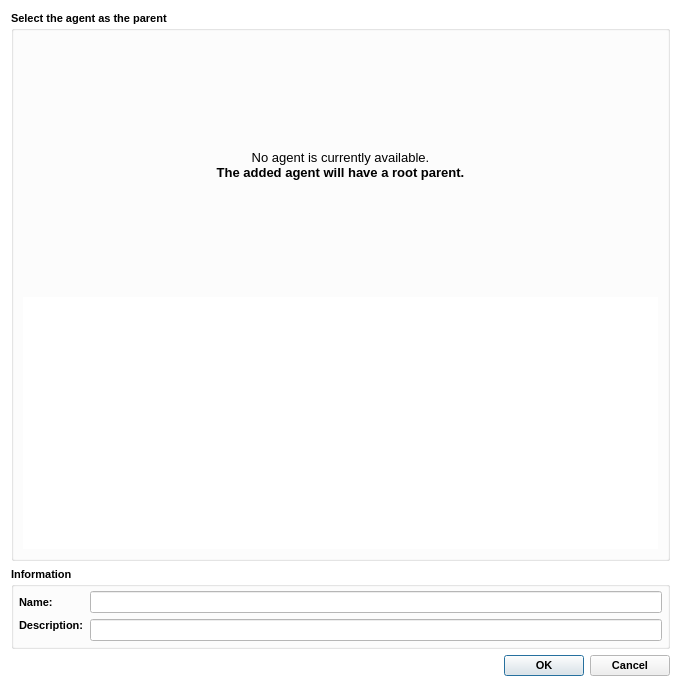
<?xml version="1.0" encoding="UTF-8"?>
<ui version="4.0">
 <class>AgentEdit</class>
 <widget class="QDialog" name="AgentEdit">
  <property name="geometry">
   <rect>
    <x>0</x>
    <y>0</y>
    <width>681</width>
    <height>687</height>
   </rect>
  </property>
  <property name="palette">
   <palette>
    <active>
     <colorrole role="Window">
      <brush brushstyle="SolidPattern">
       <color alpha="255">
        <red>255</red>
        <green>255</green>
        <blue>255</blue>
       </color>
      </brush>
     </colorrole>
    </active>
    <inactive>
     <colorrole role="Window">
      <brush brushstyle="SolidPattern">
       <color alpha="255">
        <red>255</red>
        <green>255</green>
        <blue>255</blue>
       </color>
      </brush>
     </colorrole>
    </inactive>
    <disabled>
     <colorrole role="Base">
      <brush brushstyle="SolidPattern">
       <color alpha="255">
        <red>255</red>
        <green>255</green>
        <blue>255</blue>
       </color>
      </brush>
     </colorrole>
     <colorrole role="Window">
      <brush brushstyle="SolidPattern">
       <color alpha="255">
        <red>255</red>
        <green>255</green>
        <blue>255</blue>
       </color>
      </brush>
     </colorrole>
    </disabled>
   </palette>
  </property>
  <property name="font">
   <font>
    <pointsize>8</pointsize>
    <bold>true</bold>
   </font>
  </property>
  <property name="windowTitle">
   <string>Agent Editor</string>
  </property>
  <layout class="QVBoxLayout" name="verticalLayout_2">
   <item>
    <widget class="QGroupBox" name="groupBox">
     <property name="title">
      <string>Select the agent as the parent</string>
     </property>
     <layout class="QVBoxLayout" name="verticalLayout">
      <item>
       <widget class="QLabel" name="emptyLabel">
        <property name="sizePolicy">
         <sizepolicy hsizetype="MinimumExpanding" vsizetype="MinimumExpanding">
          <horstretch>0</horstretch>
          <verstretch>0</verstretch>
         </sizepolicy>
        </property>
        <property name="font">
         <font>
          <pointsize>10</pointsize>
          <bold>false</bold>
         </font>
        </property>
        <property name="text">
         <string>&lt;html&gt;&lt;head/&gt;&lt;body&gt;&lt;p&gt;No agent is currently available.&lt;br/&gt;&lt;span style=&quot; font-weight:700;&quot;&gt;The added agent will have a root parent.&lt;/span&gt;&lt;/p&gt;&lt;/body&gt;&lt;/html&gt;</string>
        </property>
        <property name="alignment">
         <set>Qt::AlignmentFlag::AlignCenter</set>
        </property>
       </widget>
      </item>
      <item>
       <widget class="QTreeView" name="agentView">
        <property name="sizePolicy">
         <sizepolicy hsizetype="MinimumExpanding" vsizetype="MinimumExpanding">
          <horstretch>0</horstretch>
          <verstretch>0</verstretch>
         </sizepolicy>
        </property>
        <property name="frameShape">
         <enum>QFrame::Shape::NoFrame</enum>
        </property>
        <property name="indentation">
         <number>25</number>
        </property>
        <property name="animated">
         <bool>true</bool>
        </property>
        <property name="allColumnsShowFocus">
         <bool>true</bool>
        </property>
        <attribute name="headerStretchLastSection">
         <bool>true</bool>
        </attribute>
       </widget>
      </item>
     </layout>
    </widget>
   </item>
   <item>
    <widget class="QGroupBox" name="infoGroup">
     <property name="font">
      <font>
       <pointsize>8</pointsize>
       <bold>true</bold>
      </font>
     </property>
     <property name="title">
      <string>Information</string>
     </property>
     <property name="flat">
      <bool>true</bool>
     </property>
     <layout class="QGridLayout" name="infoLayout">
      <property name="leftMargin">
       <number>5</number>
      </property>
      <property name="topMargin">
       <number>5</number>
      </property>
      <property name="rightMargin">
       <number>5</number>
      </property>
      <property name="bottomMargin">
       <number>5</number>
      </property>
      <item row="0" column="0">
       <widget class="QLabel" name="nameLabel">
        <property name="font">
         <font>
          <pointsize>8</pointsize>
          <bold>true</bold>
         </font>
        </property>
        <property name="text">
         <string>Name:</string>
        </property>
       </widget>
      </item>
      <item row="0" column="1">
       <widget class="QLineEdit" name="nameEdit">
        <property name="font">
         <font>
          <pointsize>8</pointsize>
          <bold>true</bold>
         </font>
        </property>
       </widget>
      </item>
      <item row="1" column="0">
       <widget class="QLabel" name="descriptionLabel">
        <property name="font">
         <font>
          <pointsize>8</pointsize>
          <bold>true</bold>
         </font>
        </property>
        <property name="text">
         <string>Description:</string>
        </property>
        <property name="alignment">
         <set>Qt::AlignmentFlag::AlignLeading|Qt::AlignmentFlag::AlignLeft|Qt::AlignmentFlag::AlignTop</set>
        </property>
       </widget>
      </item>
      <item row="1" column="1">
       <widget class="QLineEdit" name="descriptionEdit">
        <property name="font">
         <font>
          <pointsize>8</pointsize>
          <bold>true</bold>
         </font>
        </property>
       </widget>
      </item>
     </layout>
    </widget>
   </item>
   <item>
    <widget class="QDialogButtonBox" name="control">
     <property name="orientation">
      <enum>Qt::Orientation::Horizontal</enum>
     </property>
     <property name="standardButtons">
      <set>QDialogButtonBox::StandardButton::Cancel|QDialogButtonBox::StandardButton::Ok</set>
     </property>
    </widget>
   </item>
  </layout>
 </widget>
 <resources/>
 <connections>
  <connection>
   <sender>control</sender>
   <signal>accepted()</signal>
   <receiver>AgentEdit</receiver>
   <slot>accept()</slot>
   <hints>
    <hint type="sourcelabel">
     <x>248</x>
     <y>254</y>
    </hint>
    <hint type="destinationlabel">
     <x>157</x>
     <y>274</y>
    </hint>
   </hints>
  </connection>
  <connection>
   <sender>control</sender>
   <signal>rejected()</signal>
   <receiver>AgentEdit</receiver>
   <slot>reject()</slot>
   <hints>
    <hint type="sourcelabel">
     <x>316</x>
     <y>260</y>
    </hint>
    <hint type="destinationlabel">
     <x>286</x>
     <y>274</y>
    </hint>
   </hints>
  </connection>
 </connections>
</ui>
